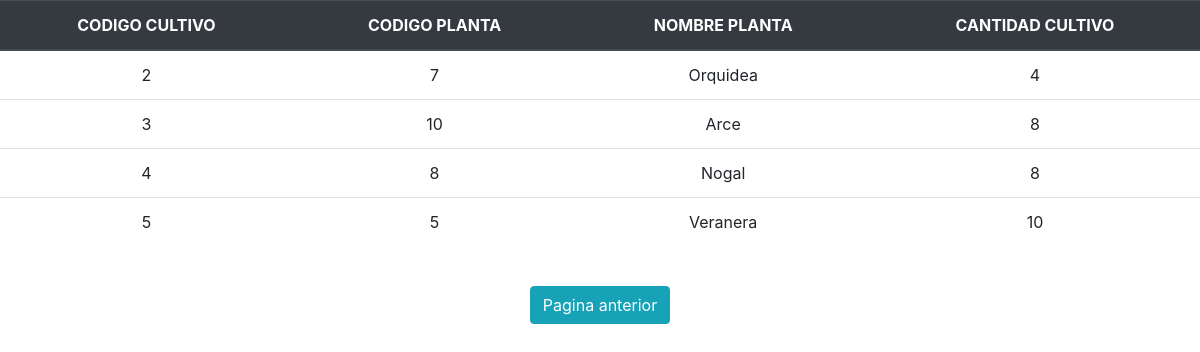
/Consulta/plantas_cultivo.php, run on the app's committed database.
### tables this page shows
CREATE TABLE IF NOT EXISTS `cultivo` (
  `codigo_cultivo` int(11) NOT NULL AUTO_INCREMENT,
  `codigo_empleado` int(11) NOT NULL,
  `codigo_planta` int(11) NOT NULL,
  `cantidad_cultivo` int(11) NOT NULL DEFAULT '0',
  `humedad_cultivo` int(11) NOT NULL DEFAULT '0',
  `edad_cultivo` int(11) NOT NULL DEFAULT '0',
  `dias_abono` int(11) NOT NULL DEFAULT '0',
  `crecimiento` int(11) NOT NULL DEFAULT '0',
  `muerte` int(11) NOT NULL DEFAULT '0',
  `termino` int(11) NOT NULL DEFAULT '0',
  PRIMARY KEY (`codigo_cultivo`)
);

CREATE TABLE IF NOT EXISTS `planta` (
  `codigo_planta` int(11) NOT NULL AUTO_INCREMENT,
  `nombre` varchar(25) NOT NULL,
  `genero` varchar(25) NOT NULL,
  `familia` varchar(25) NOT NULL,
  `tipo_planta` varchar(25) NOT NULL,
  `cantidad_semilla` int(11) NOT NULL DEFAULT '0',
  `cantidad_flor` int(11) NOT NULL DEFAULT '0',
  `precio_venta` int(11) NOT NULL DEFAULT '0',
  `eliminar` int(11) NOT NULL DEFAULT '0',
  PRIMARY KEY (`codigo_planta`)
);

### Consulta/plantas_cultivo.php (the view, shortened to what this page needs)
<!DOCTYPE html>
<html>
<head>
                <link rel="stylesheet" href="../css/bootstrap.min.css">
</head>
<body>
    <div>
                    <table align="center" class="table">
                        <thead class="thead-dark">
                            <tr>
                                <th class="thead-dark" scope="col"><center>CODIGO CULTIVO</center></th>
                                <th class="thead-dark" scope="col"><center>CODIGO PLANTA</center></th>
                                <th class="thead-dark" scope="col"><center>NOMBRE PLANTA</center></th>
                                <th class="thead-dark" scope="col"><center>CANTIDAD CULTIVO</center></th>
                            </tr>
                            </thead>
			<?php
				require('../conexion.php');
				$sql="SELECT codigo_cultivo, cultivo.codigo_planta, nombre, cantidad_cultivo FROM cultivo INNER JOIN planta ON cultivo.codigo_planta = planta.codigo_planta WHERE (muerte = 0 AND termino = 0)";
				$resultado= mysqli_query($link,$sql);
				while($extraido=mysqli_fetch_array($resultado))
				{
					echo "<tr align='center'><td>".$extraido['codigo_cultivo']."</td>";
					echo "<td>".$extraido['codigo_planta']."</td>";
					echo "<td>".$extraido['nombre']."</td>";
					echo "<td>".$extraido['cantidad_cultivo']."</td></tr>";
				}
			?>
                </table>
                <center> <table align="center">
                <BR>
                <tr>
                    <p><button class="btn btn-info" onclick=location.href='../index.php'>Pagina anterior</button></p>
                </tr>
                </table>
                </center>
                </div>
</body>
</html>

### data on the page
cultivo: codigo_cultivo "2", codigo_planta "7", planta.nombre "Orquidea", cantidad_cultivo "4"
cultivo: codigo_cultivo "3", codigo_planta "10", planta.nombre "Arce", cantidad_cultivo "8"
cultivo: codigo_cultivo "4", codigo_planta "8", planta.nombre "Nogal", cantidad_cultivo "8"
cultivo: codigo_cultivo "5", codigo_planta "5", planta.nombre "Veranera", cantidad_cultivo "10"
